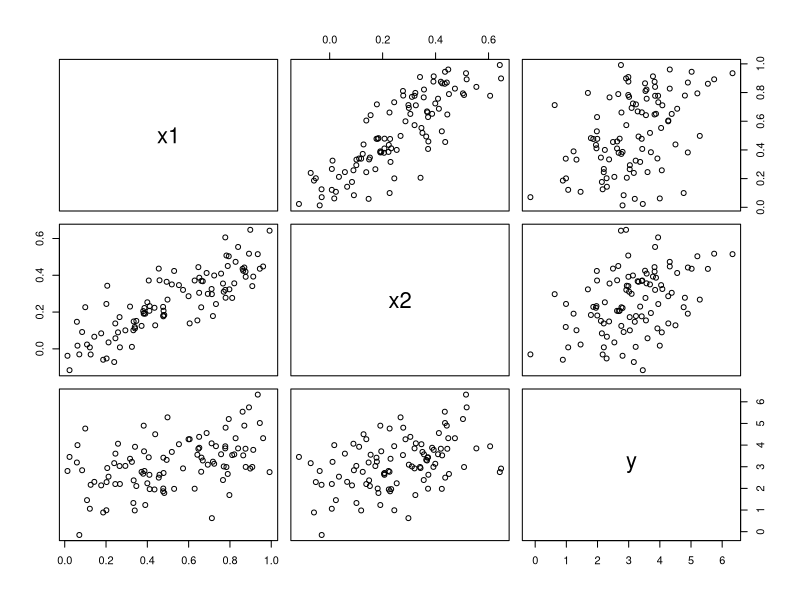
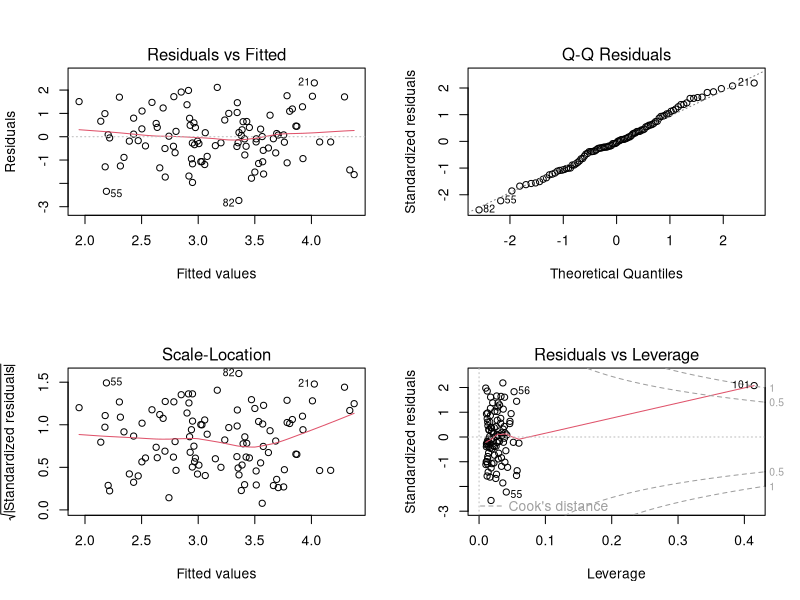
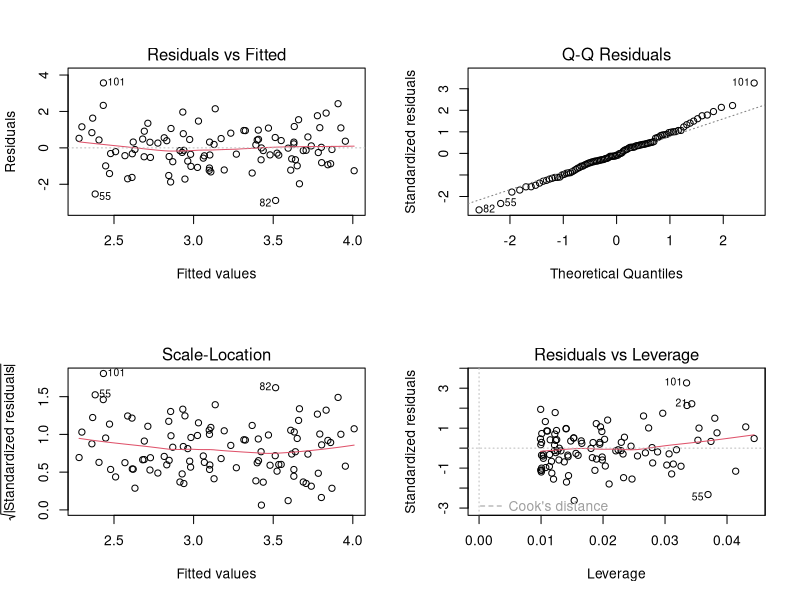
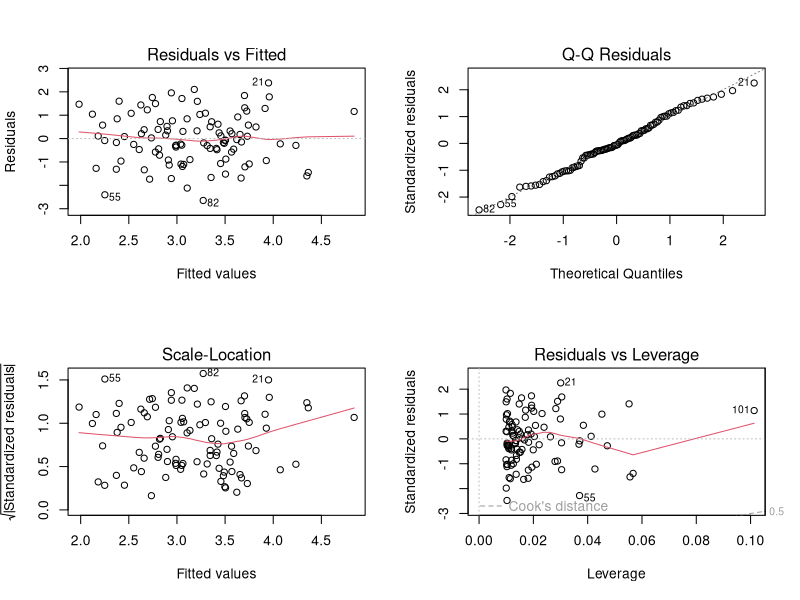
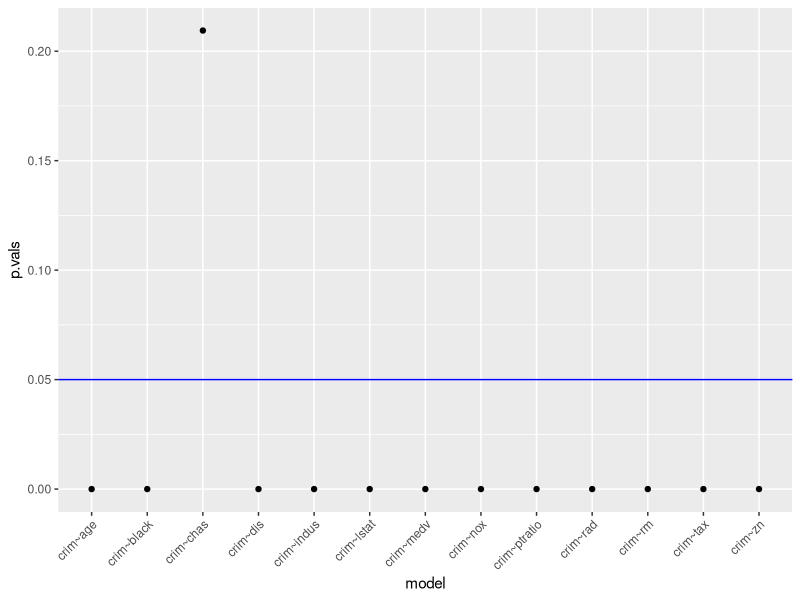
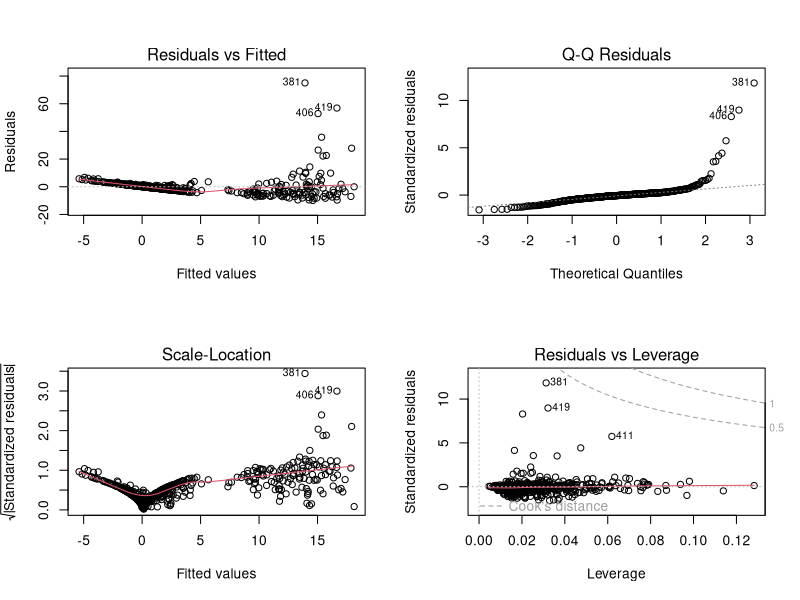
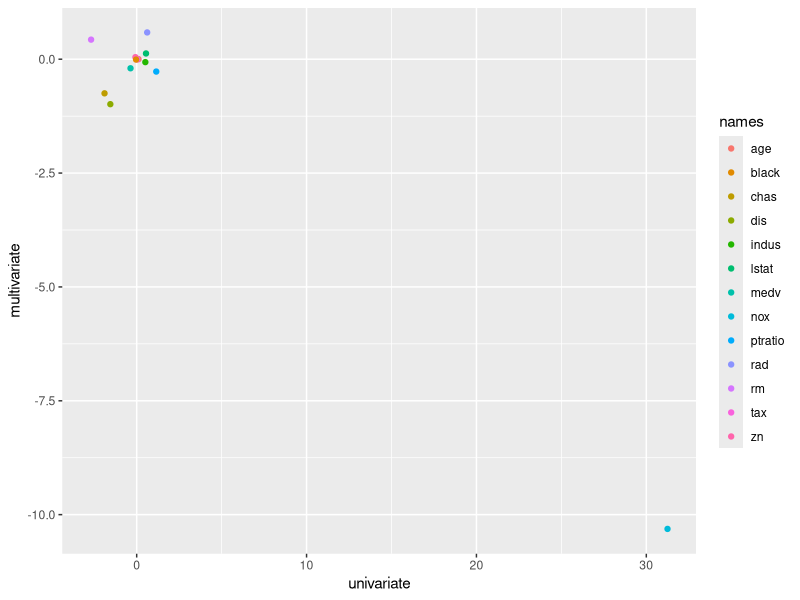
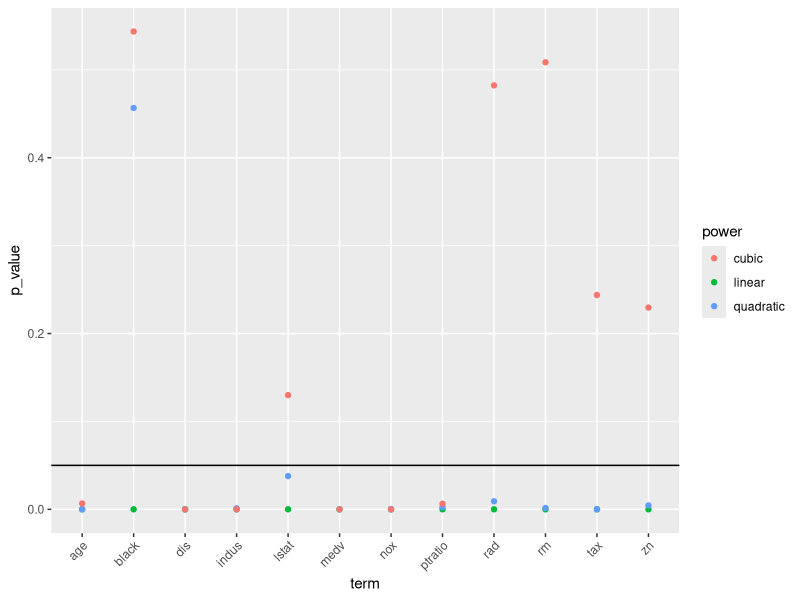

Write the R code that produced these figures, in order.
## ---- chunk 1
library(tidyverse)
library(MASS)
## ---- chunk 2
set.seed(1)
x1 <- runif(100)
x2 <- 0.5*x1 + rnorm(100)/10
y <- 2 + 2*x1 + 0.3*x2 + rnorm(100)
## ---- chunk 3
cor(x1, x2)
pairs(data.frame(x1 = x1, x2 = x2, y = y))
## ---- chunk 4
lm_all <- lm(y ~ x1 + x2)
summary(lm_all)
## ---- chunk 5
lm_x1 <- lm(y ~ x1)
summary(lm_x1)
## ---- chunk 6
lm_x2 <- lm(y ~ x2)
summary(lm_x2)
## ---- chunk 7
x1 <- c(x1, 0.1)
x2 <- c(x2, 0.8)
y <- c(y, 6)

lm_all_ao <- lm(y ~ x1 + x2)
summary(lm_all_ao)
par(mfrow = c(2,2))
plot(lm_all_ao)

lm_x1_ao <- lm(y ~ x1)
summary(lm_x1_ao)
par(mfrow = c(2,2))
plot(lm_x1_ao)

lm_x2_ao <- lm(y ~ x2)
summary(lm_x2_ao)
par(mfrow = c(2,2))
plot(lm_x2_ao)
## ---- chunk 8
data(Boston)
models <- lapply(paste("crim", names(Boston)[-1], sep = "~"), formula)
res_models <- lapply(models, function(x) {summary(lm(formula = x, data = Boston))})
names(res_models) <- paste("crim", names(Boston)[-1], sep = "~")
res_models
## ---- chunk 9
p_vals <- sapply(res_models, function(x) x$coefficients[2,4])
p_vals <- data.frame(model = names(p_vals), `p-vals` = p_vals)

plot <- p_vals %>%
          ggplot(aes(x = model, y = p.vals)) + 
            geom_point() + 
              geom_hline(yintercept = 0.05, col = "blue") + 
                theme(axis.text.x = element_text(angle = 45, hjust = 1))
plot
## ---- chunk 10
lm_all <- lm(crim ~ ., data = Boston)
summary(lm_all)
## ---- chunk 11
par(mfrow = c(2,2))
plot(lm_all)
## ---- chunk 12
univariate <- as.numeric(sapply(res_models, function(x) x$coefficients[2,1]))
multivariate <- as.numeric(lm_all$coefficients[-1])
names <- names(lm_all$coefficients)[-1]
  
cos <- data.frame(
  names = names,
  univariate = univariate,
  multivariate = multivariate
)

plot2 <- cos %>%
          ggplot(aes(x = univariate, y = multivariate)) + 
            geom_point(aes(col = names)) + 
              scale_fill_distiller()
plot2
## ---- chunk 13
covs <- paste(names(Boston)[-c(1, 4)], 
              paste0("poly(", names(Boston)[-c(1, 4)], ", 3)"),
              sep = "+")

models_poly3 <- lapply(paste("crim", covs, sep = "~"), formula)

res_models_poly3 <- lapply(models_poly3, function(x) {summary(lm(formula = x, data = Boston))})

names(res_models_poly3) <- paste("crim", covs, sep = "~")

res_models_poly3
## ---- chunk 14
p_vals_poly <- lapply(res_models_poly3, function(x) x$coefficients[-1, 4])
p_vals_poly <- data.frame(do.call(rbind, p_vals_poly))
p_vals_poly <- cbind(names(Boston)[-c(1, 4)], p_vals_poly)
names(p_vals_poly) <- c("term", "linear", "quadratic", "cubic")
row.names(p_vals_poly) <- NULL

p_vals_poly_long <- p_vals_poly %>% tidyr::gather("power", "p_value", -1)



pplot <- p_vals_poly_long %>%
          ggplot(aes(x = term, y = p_value, color = power)) + 
            geom_point() + 
              geom_hline(yintercept = 0.05, col = "black") +
                theme(axis.text.x = element_text(angle = 45, hjust = 1))
pplot
